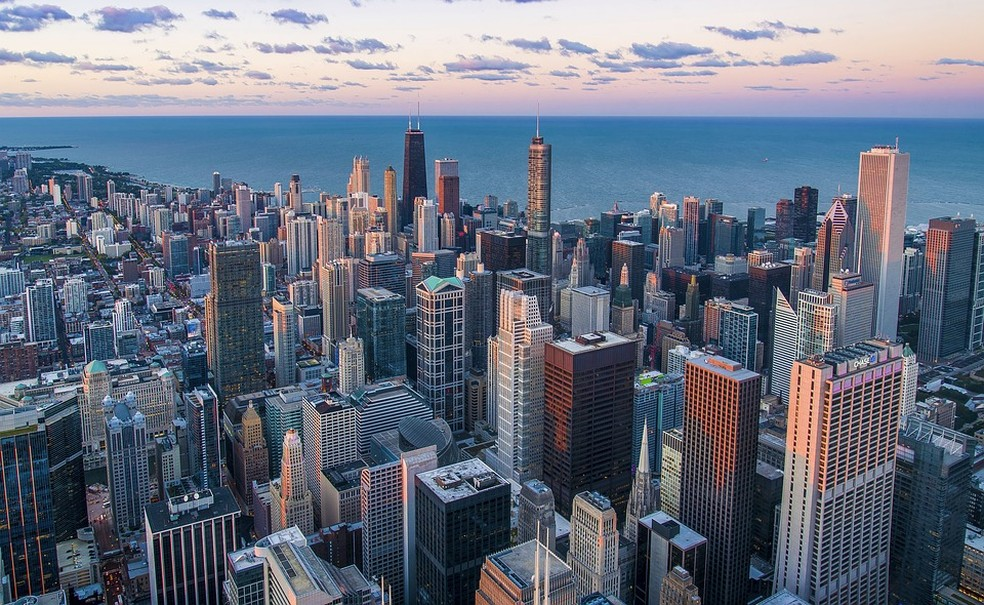
//> input picture imagem.jpg, 984 x 605 px, given in place of the camera
$ ./histogram   (built with g++ and OpenCV 4)
//> lines starting //> are read from the running program, lines starting //| are printed output that depends on the picture
#include <iostream>
#include <opencv2/opencv.hpp>

int main(int argc, char** argv){
  cv::Mat image;
  int width, height;
  cv::VideoCapture cap;
  std::vector<cv::Mat> planes;
  cv::Mat histR, histG, histB;
  int nbins = 64;
  float range[] = {0, 255};
  const float *histrange = { range };
  bool uniform = true;
  bool acummulate = false;
  int key;

	cap.open(2);

  if(!cap.isOpened()){
    std::cout << "cameras indisponiveis";
    return -1;
  }

  cap.set(cv::CAP_PROP_FRAME_WIDTH, 640);
  cap.set(cv::CAP_PROP_FRAME_HEIGHT, 480);
  width = cap.get(cv::CAP_PROP_FRAME_WIDTH);
  height = cap.get(cv::CAP_PROP_FRAME_HEIGHT);

  std::cout << "largura = " << width << std::endl;
  std::cout << "altura  = " << height << std::endl;

  int histw = nbins, histh = nbins/2;
  cv::Mat histImgR(histh, histw, CV_8UC3, cv::Scalar(0,0,0));
  cv::Mat histImgG(histh, histw, CV_8UC3, cv::Scalar(0,0,0));
  cv::Mat histImgB(histh, histw, CV_8UC3, cv::Scalar(0,0,0));

  while(1){
    cap >> image;
//> image is the input picture: 605 rows x 984 cols, CV_8UC3; mean B, G, R 127.4, 111.6, 103.4
    cv::split (image, planes);
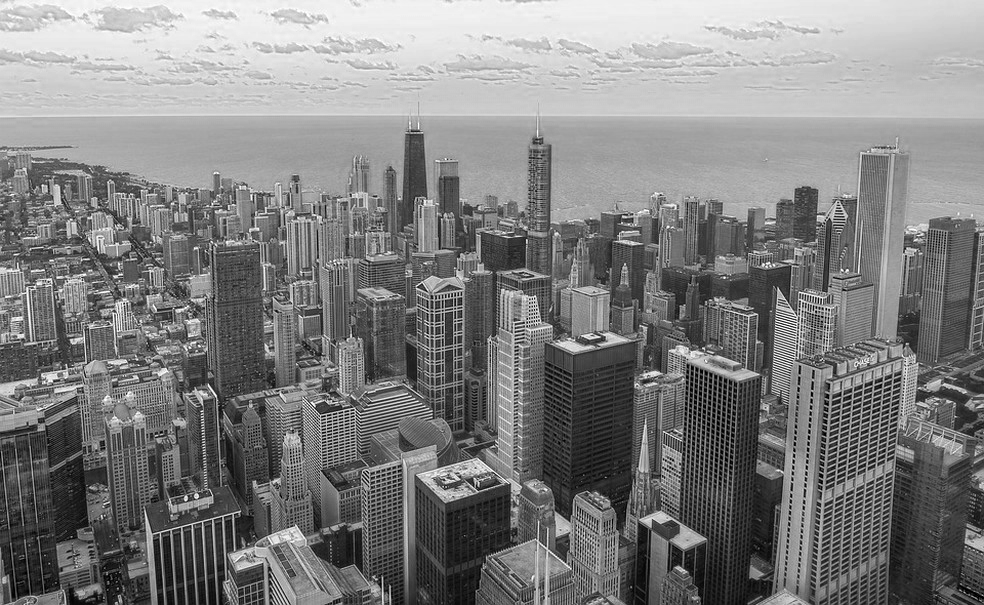
//> planes[0]: 605 rows x 984 cols, CV_8UC1; min 0, max 255, mean 127.4
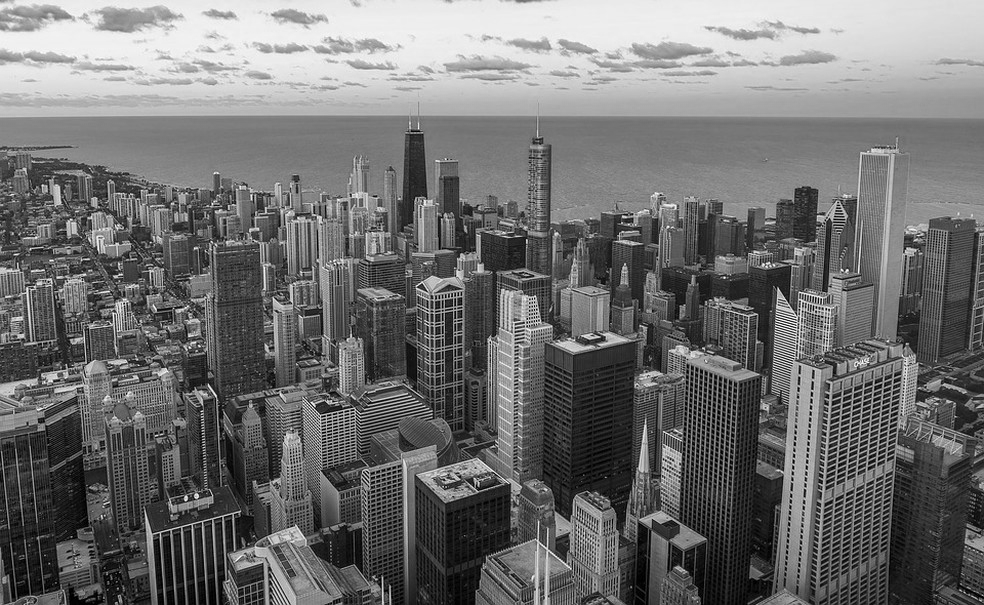
//> planes[1]: 605 rows x 984 cols, CV_8UC1; min 0, max 255, mean 111.6
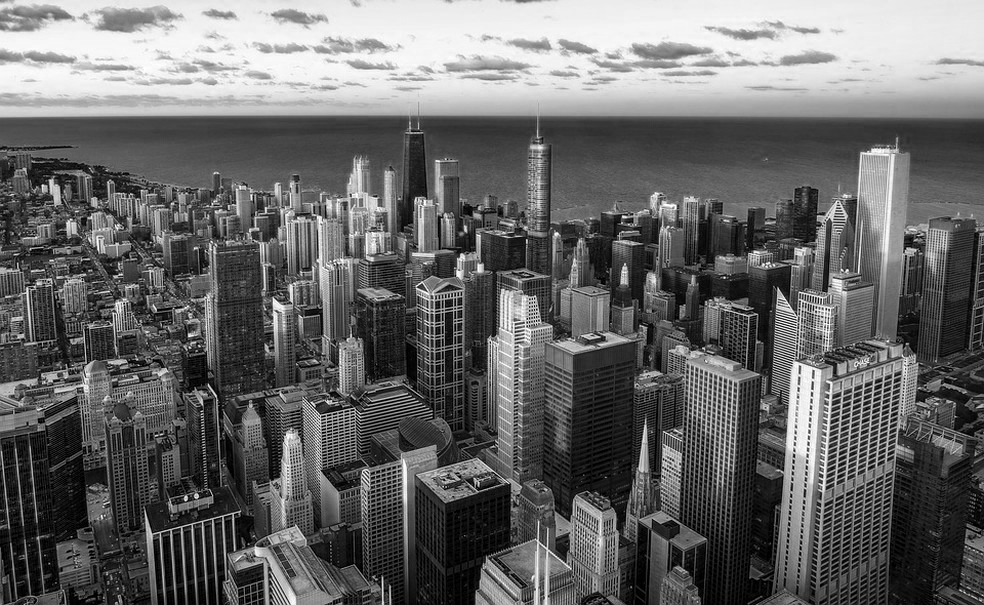
//> planes[2]: 605 rows x 984 cols, CV_8UC1; min 0, max 255, mean 103.4
    cv::calcHist(&planes[0], 1, 0, cv::Mat(), histR, 1,
                 &nbins, &histrange,
                 uniform, acummulate);
//> histR = 64 values, max 21041 at index 40, min 193 at index 63, mean 9297.3
    cv::calcHist(&planes[1], 1, 0, cv::Mat(), histG, 1,
                 &nbins, &histrange,
                 uniform, acummulate);
//> histG = 64 values, max 22779 at index 30, min 36 at index 63, mean 9301.3
    cv::calcHist(&planes[2], 1, 0, cv::Mat(), histB, 1,
                 &nbins, &histrange,
                 uniform, acummulate);
//> histB = 64 values, max 17194 at index 16, min 342 at index 63, mean 9297.4

    cv::normalize(histR, histR, 0, histImgR.rows, cv::NORM_MINMAX, -1, cv::Mat());
//> histR = 64 values, max 32 at index 40, min 0 at index 63, mean 13.97
    cv::normalize(histG, histG, 0, histImgG.rows, cv::NORM_MINMAX, -1, cv::Mat());
//> histG = 64 values, max 32 at index 30, min 0 at index 63, mean 13.04
    cv::normalize(histB, histB, 0, histImgB.rows, cv::NORM_MINMAX, -1, cv::Mat());
//> histB = 64 values, max 32 at index 16, min 0 at index 63, mean 17.01

    histImgR.setTo(cv::Scalar(0));
    histImgG.setTo(cv::Scalar(0));
    histImgB.setTo(cv::Scalar(0));

    for(int i=0; i<nbins; i++){
      cv::line(histImgR,
               cv::Point(i, histh),
               cv::Point(i, histh-cvRound(histR.at<float>(i))),
               cv::Scalar(0, 0, 255), 1, 8, 0);
      cv::line(histImgG,
               cv::Point(i, histh),
               cv::Point(i, histh-cvRound(histG.at<float>(i))),
               cv::Scalar(0, 255, 0), 1, 8, 0);
      cv::line(histImgB,
               cv::Point(i, histh),
               cv::Point(i, histh-cvRound(histB.at<float>(i))),
               cv::Scalar(255, 0, 0), 1, 8, 0);
    }
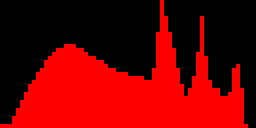
//> histImgR: 32 rows x 64 cols, CV_8UC3 (shown 4 times larger); mean B, G, R 0, 0, 111.2
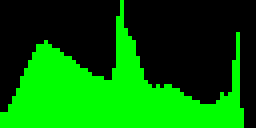
//> histImgG: 32 rows x 64 cols, CV_8UC3 (shown 4 times larger); mean B, G, R 0, 103.6, 0
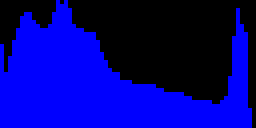
//> histImgB: 32 rows x 64 cols, CV_8UC3 (shown 4 times larger); mean B, G, R 135, 0, 0
    histImgR.copyTo(image(cv::Rect(0, 0       ,nbins, histh)));
    histImgG.copyTo(image(cv::Rect(0, histh   ,nbins, histh)));
    histImgB.copyTo(image(cv::Rect(0, 2*histh ,nbins, histh)));
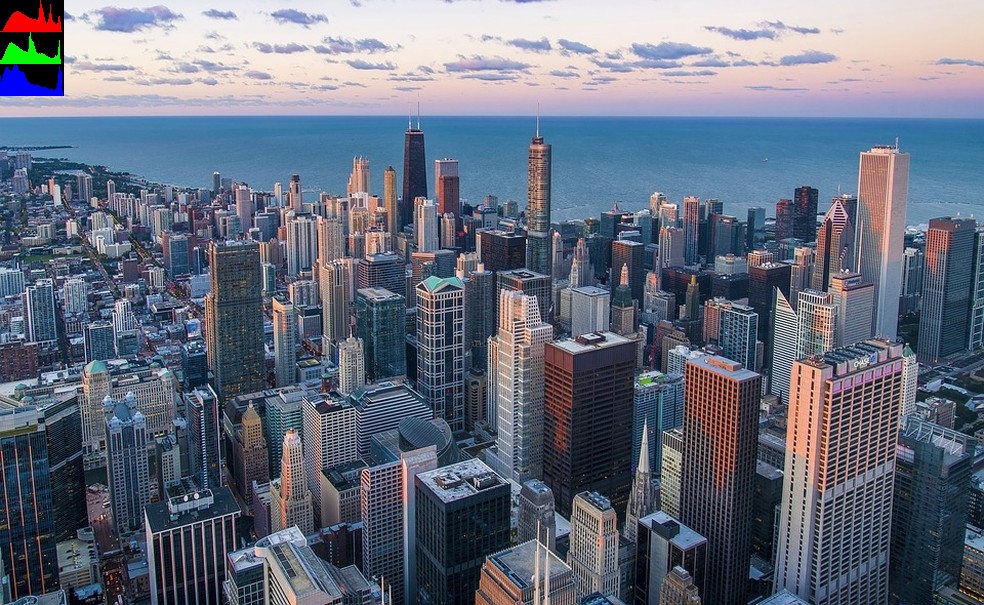
//> image: 605 rows x 984 cols, CV_8UC3; mean B, G, R 125.6, 109.9, 101.6
    cv::imshow("image", image);
    key = cv::waitKey(30);
//> the Esc key is pressed
    if(key == 27) break;
  }
  return 0;
}
